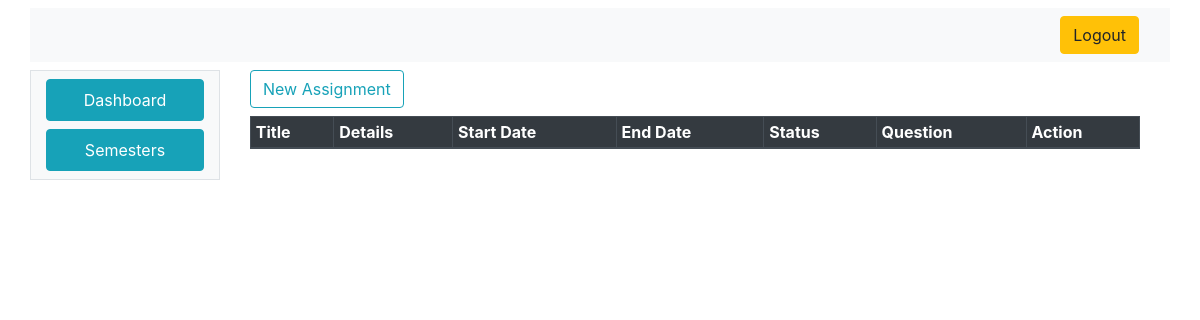
The page /teacher/assignments.php?SectionID=2 (signed in) on the database as committed earlier.
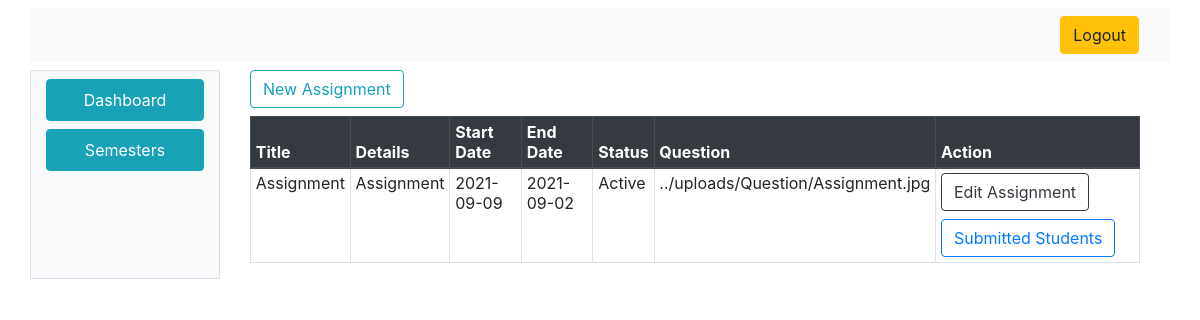
The same page on the database as committed later.
### tables this page shows
CREATE TABLE `assignments` (
  `AssignmentID` int(11) NOT NULL,
  `AssignmentTitle` varchar(100) NOT NULL,
  `AssignmentDetails` varchar(150) NOT NULL,
  `StartDate` date NOT NULL,
  `EndDate` date NOT NULL,
  `Question` varchar(500) DEFAULT NULL,
  `Status` tinyint(1) NOT NULL,
  `SectionID` int(11) NOT NULL
);

### index_model.php (called while the page is built, shortened)
<?php
class IndexModel
{
	public $con;
	public function IndexModel()
	{
		$this->host = "localhost:3306";
		$this->user = "root";
		$this->pass = "";
		$this->dbname = "ams";
		$this->con =  new mysqli($this->host, $this->user, $this->pass, $this->dbname);
	}
	public function getAssignmentInfoBySectionID($SectionID)
	{
		$q = "SELECT * FROM assignments where SectionID=" . $SectionID;
		$r = mysqli_query($this->con, $q);
		if ($r == false) {
			return 0;
		} else {
			return $r;
		}
	}
}

### teacher/assignments.php (the view, shortened to what this page needs)
<html>
<head>
  <link rel="stylesheet" href="css.css">
  <link rel="stylesheet" href="https://stackpath.bootstrapcdn.com/bootstrap/4.4.1/css/bootstrap.min.css">
</head>
<body>
  <div class="container mt-2">
    <div class="row">
      <div class="col-12 mb-2 bg-light">
        <nav class="navbar navbar-expand-lg navbar-light bg-light justify-content-end">
          <a class="btn btn-warning ml-2" href="../logout.php"><i class="fa fa-sign-out" aria-hidden="true"></i>
            Logout
          </a>
        </nav>
      </div>
      <div class="col-2 bg-light border">
        <nav class=" d-none d-md-block bg-light sidebar">
          <div class="sidebar-sticky">
            <ul class="nav flex-column">
              <li class="nav-item">
                <a class="nav-link btn btn-info mb-2 mt-2" href="#"><i class="fa fa-home" aria-hidden="true"></i>
                  Dashboard
                </a>
              </li>
              <li class="nav-item">
                <a class="nav-link btn btn-info mb-2" href="AllSemester.php">
                  Semesters
                </a>
              </li>
            </ul>
          </div>
        </nav>
      </div>
      <div class="col-10 bg-transparent">
        <div class="container-fluid container-responsive">
          <a href="new_assignment.php?SectionID=<?php echo $_GET["SectionID"] ?>" class=" btn btn-outline-info mb-2"> New Assignment</a>
          <div class="table-responsive">
            <table class="table  table-sm table-hover table-bordered">
              <thead class="thead-dark">
                <tr>
                  <th scope="col">Title</th>
                  <th scope="col">Details</th>
                  <th scope="col">Start Date</th>
                  <th scope="col">End Date</th>
                  <th scope="col">Status</th>
                  <th scope="col">Question</th>
                  <th scope="col">Action</th>
                </tr>
              </thead>
              <tbody>
                <?php
                require_once('../index_model.php');
                $indObj = new IndexModel();
                $rs = $indObj->getAssignmentInfoBySectionID($_GET["SectionID"]);
                while ($d = mysqli_fetch_assoc($rs)) {
                  echo $str = "<tr><td>" . $d["AssignmentTitle"] . "</td><td>" . $d["AssignmentDetails"] . "</td><td>" . $d["StartDate"] . "</td><td>" . $d["EndDate"] . "</td>";
                  if ($d["Status"] == 1) {
                    echo $str = " <td>Active</td>";
                  } else {
                    echo $str = " <td>Deactivated</td>";
                  }
                  echo  $str = " <td>" . $d["Question"] . "</td><td>
                  <a href='edit_assignment.php?AssignmentID=" . $d["AssignmentID"] . "' class='btn btn-outline-dark mb-2'>Edit Assignment</a>
                      <a href='show_assignment.php?AssignmentID=" . $d["AssignmentID"] . "' class='btn btn-outline-primary'>Submitted Students</a>
                      </td></tr>";
                }
                ?>
              </tbody>
            </table>
          </div>
        </div>
      </div>
    </div>
  </div>
</body>
</html>

Rows that differ between the two databases and show on the page:
added assignments: AssignmentTitle "Assignment", AssignmentDetails "Assignment", StartDate "2021-09-09", EndDate "2021-09-02", Status "Active", Question "../uploads/Question/Assignment.jpg"
